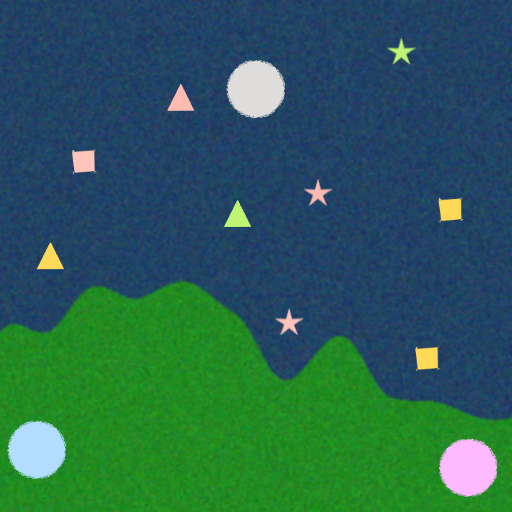
#> input picture 8.png, 512 x 512 px
$ python main.py
#> lines starting #> are read from the running program, lines starting #| are printed output that depends on the picture; after the words box and inside, x2 and y2 are one past the last pixel; in counts of white or black regions, pixels touching at a corner belong together
### image_ocean_segmentation.py
import numpy as np
import cv2 as cv
import os

def land_ocean_segmentation(img_path):
    img = cv.imread(img_path)
    img_blur = cv.bilateralFilter(img,20,25,75)
    #d = increase for noise reduction
    #sigma_color = Small value (e.g., 10–50): Only pixels with very similar colors will blur together. This keeps edges extremely sharp.
    #simga_space = Large value: Distant pixels (within the diameter $d$) will have more influence on the result.


    lower_limit_green = np.array([25, 120, 25])
    upper_limit_green = np.array([50,160, 50])

    lower_limit_blue = np.array([90,50,20])
    upper_limit_blue = np.array([150,80, 50])

    mask_1 = cv.inRange(img_blur, lower_limit_green, upper_limit_green)
    mask_2 = cv.inRange(img_blur, lower_limit_blue, upper_limit_blue)
    img[mask_1 > 0 ] = [0,255,255]
    img[mask_2 > 0 ] = [255,255,0]

    return img

### rescue_camp_detection.py
import cv2 as cv
import numpy as np

def rescue_camp_detection(img_path, segmented_image):
    detected_camps = []
    img = cv.imread(img_path)
    blur_img = cv.medianBlur(img, 3)
    gray = cv.cvtColor(img, cv.COLOR_BGR2GRAY)
    gray = cv.medianBlur(gray, 7)
    circles = cv.HoughCircles(gray, cv.HOUGH_GRADIENT, 1, 50, param1=50, param2=25, minRadius=0, maxRadius=0)

    circles = np.uint16(np.around(circles))
    for (x, y, r) in circles[0, :]:
        cv.circle(img, (x, y), r, (0, 255, 0), 3)

    color_map = {
        (255, 161, 230): "Pink Camp",
        (255, 186, 254): "Pink Camp",
        (255, 177, 253): "Pink Camp",
        (255, 176, 136): "Blue Camp",
        (255, 205, 171): "Blue Camp",
        (255, 221, 179): "Blue Camp",
        (218, 218, 221): "Grey Camp",
        (220, 220, 223): "Grey Camp"

    }


    for (x, y, r) in circles[0, :]:
        b, g, r = blur_img[y, x]
        center_color = (b, g, r)
        label = color_map.get(center_color, "Unknown")

        cv.putText(segmented_image, label, (x - 20, y - 40),
                   cv.FONT_HERSHEY_SIMPLEX, 0.5, (0, 0, 0), 1)

        # ... inside your loop ...
        detected_camps.append({
            'color': label.replace(" Camp", ""),  # Clean the string to just "Pink", "Blue", etc.
            'loc': (x, y),
            'assigned': []  # Initialize empty list for assignments later
        })


        print(f"Detected {label} at center: {x}, {y} with color {center_color}" )

    return detected_camps , segmented_image

### casualties_detection.py
import cv2
import cv2 as cv
import numpy as np
import os

def casualties_detection(img_path, step_2_img):
    img = cv.imread(img_path)
    detected_casualties = []

    if img is None:
        return
    gray = cv.cvtColor(img, cv.COLOR_BGR2GRAY)

    _, thresh = cv.threshold(gray, 160, 255, cv.THRESH_BINARY)

    contours, _ = cv.findContours(
        thresh, cv.RETR_EXTERNAL, cv.CHAIN_APPROX_SIMPLE
    )

    filtered_contours = []
    for cnt in contours:
        if cv.contourArea(cnt) < 400:
            filtered_contours.append(cnt)

    for cnt in filtered_contours:
        peri = cv.arcLength(cnt, True)
        approx = cv.approxPolyDP(cnt, 0.04 * peri, True)
        corners = len(approx)

        M = cv.moments(cnt)
        if M["m00"] == 0:
            continue

        cX = int(M["m10"] / M["m00"])
        cY = int(M["m01"] / M["m00"])

        (x, y), radius = cv.minEnclosingCircle(cnt)
        cX, cY = int(x), int(y)

        if corners == 3:
            shape = "Elder"
        elif corners == 4:
            shape = "Adult"
        elif corners in [8, 10, 12]:
            shape = "Child"
        else:
            shape = "Unknown"

        b , g , r = img[cY, cX]
        center_color = (b,g,r)
        color_map = {
            (117, 246, 193): "Safe",
            (115,245,191): "Safe",
            (114,244,190): "Safe",
            (89, 218, 255): "Mild",
            (79,216,255): "Mild",
            (159,167,255): "Severe",
            (177, 186, 255): "Severe",
            (187, 197, 255): "Severe"
            }
        label = color_map.get(center_color, "Unknown")

        detected_casualties.append({
            'loc': (cX, cY),
            'type': shape,
            'severity': label
        })

        print(f"Found {shape} at ({cX}, {cY}) with {label}  and {center_color}")

        cv.putText(
            step_2_img,
            f"{shape},{label}",
            (cX - 20, cY - 20),
            cv.FONT_HERSHEY_SIMPLEX,
            0.4,
            (0, 0, 0),
            1
        )

    cv.drawContours(step_2_img, filtered_contours, -1, (0, 0, 0), 1)


    return detected_casualties, step_2_img

### casualties_assignment.py
import numpy as np
import math
import cv2 as cv

CAMP_CAPACITIES = {
    "Pink": 3,
    "Blue": 4,
    "Grey": 2
}


CITIZEN_PRIORITY_MAP = {"Child": 3, "Elder": 2, "Adult": 1}
EMERGENCY_PRIORITY_MAP = {"Severe": 3, "Mild": 2, "Safe": 1}


def calculate_distance(p1, p2):
    return math.sqrt((int(p1[1]) - int(p2[1])) ** 2 + (int(p1[0]) - int(p2[0])) ** 2)


def assign_casualties(casualties, camps, img):
    """
    casualties: List of dicts {'id': 0, 'loc': (x,y), 'type': 'Child', 'severity': 'Severe'}
    camps: List of dicts {'color': 'Pink', 'loc': (x,y), 'assigned': []}
    """
    for cas in casualties:
        p_type = CITIZEN_PRIORITY_MAP.get(cas['type'])
        em_prio = EMERGENCY_PRIORITY_MAP.get(cas['severity'])

        cas['priority_score'] = p_type * em_prio
        cas['raw_p_type'] = p_type
        cas['raw_em_prio'] = em_prio

    # 2. Sort Casualties
    # Strategy: High Priority gets first choice of the closest camp.
    # Sort by Priority Score (Desc), then Emergency Score (Desc) as tie-breaker.
    def assignment_order(casualties):
        return (casualties['priority_score'], casualties['raw_em_prio'])

    sorted_casualties = sorted(casualties, key=assignment_order, reverse=True)


    # 3. Assignment Logic
    for cas in sorted_casualties:
        best_camp = None
        min_score = float('inf')  # We want to minimize distance for the high priority targets

        for camp in camps:
            camp_name = camp['color']

            # Check Capacity
            if len(camp['assigned']) < CAMP_CAPACITIES.get(camp_name, 0):
                dist = calculate_distance(cas['loc'], camp['loc'])

                score = dist

                if score < min_score:
                    min_score = score
                    best_camp = camp

        if best_camp:
            best_camp['assigned'].append(cas)
            print(f"Assigned {cas['type']} ({cas['severity']}) to {best_camp['color']} Camp. (Dist: {min_score:.2f})")

            # drwaing arrows
            cv.arrowedLine(img, cas['loc'], best_camp['loc'], (0,0,255), 2)
        else:
            print(f"CRITICAL: No space left for {cas['type']} at {cas['loc']}")


    return camps, img


# [12 lines left out: function calculate_rescue_ratio, not called in this run]

### main.py
import cv2
import cv2 as cv
import numpy as np
import os
import casualties_detection as casualties_detection
import rescue_camp_detection as rescue_camp_detection
import image_ocean_segmentation as image_ocean_segmentation
import casualties_assignment as casualties_assignment

def final_run(img_path):
    segmented_image = image_ocean_segmentation.land_ocean_segmentation(img_path)
    detected_camps , step_2_img = rescue_camp_detection.rescue_camp_detection(img_path, segmented_image)
    detected_casualties , step_3_img = casualties_detection.casualties_detection(img_path, step_2_img)
    step3img = step_3_img.copy()
    camps, step_4_img = casualties_assignment.assign_casualties(detected_casualties, detected_camps, step_3_img)

    return camps, step_4_img

camps, step_4_img = final_run("8.png")
#> in land_ocean_segmentation, img is the input picture: shape (512, 512, 3); mean B, G, R 84.6, 94.7, 41.2
#> in land_ocean_segmentation, `mask_1 = cv.inRange(img_blur, lower_limit_green, upper_limit_green)`:
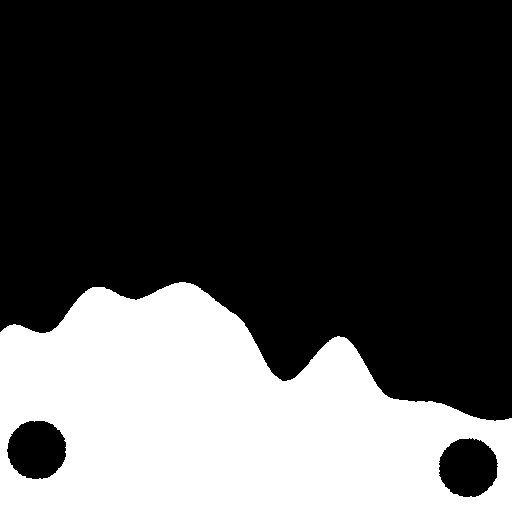
#> mask_1: shape (512, 512); 30.6% white; 1 white region, box (x1, y1, x2, y2) and area: (0, 282, 512, 512) 80095
#> in land_ocean_segmentation, `mask_2 = cv.inRange(img_blur, lower_limit_blue, upper_limit_blue)`: mask_2: shape (512, 512); 64.8% white; 11 black regions, largest, box (x1, y1, x2, y2) and area: (0, 280, 512, 512) 86128, (226, 60, 285, 119) 2695, (438, 198, 463, 223) 500
#> in rescue_camp_detection, `gray = cv.cvtColor(img, cv.COLOR_BGR2GRAY)`:
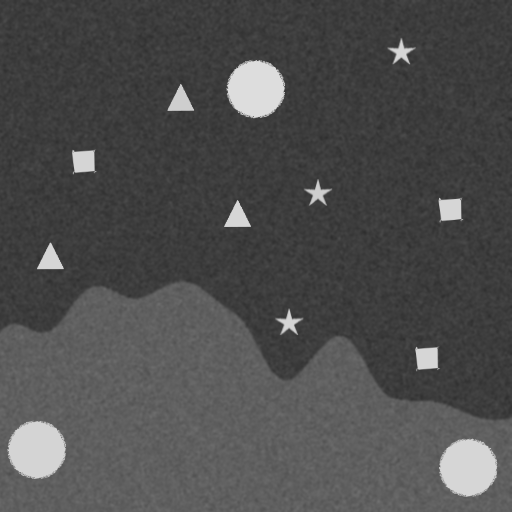
#> gray: shape (512, 512); min 45, max 221, mean 77.5
#> in rescue_camp_detection, `circles = cv.HoughCircles(gray, cv.HOUGH_GRADIENT, 1, 50, param1=50, p..`: circles = [[36.5, 448.5, 28.6], [255.5, 87.5, 28.6], [466.5, 467.5, 28]]
#> in rescue_camp_detection, `circles = np.uint16(np.around(circles))`: circles = [[36, 448, 29], [256, 88, 29], [466, 468, 28]]
#> the loop in rescue_camp_detection, `for (x, y, r) in circles[0, :]:` made 3 passes
#> after the loop in rescue_camp_detection, `for (x, y, r) in circles[0, :]:`:
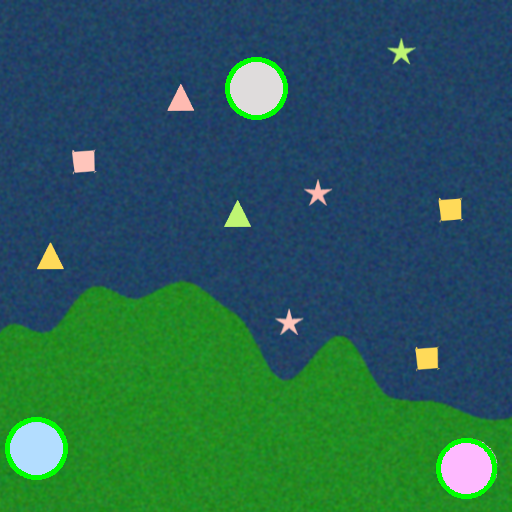
#> img: shape (512, 512, 3); 1.04% of pixels changed, all inside (x1, y1, x2, y2) = (5, 57, 497, 499)
#> the loop in rescue_camp_detection, `for (x, y, r) in circles[0, :]:` made 3 passes
#> (x, y, b, g, center_color, label) on passes 1 to 3: (36, 448, 255, 221, (255, 221, 179), 'Blue Camp'), (256, 88, 220, 220, (220, 220, 223), 'Grey Camp'), (466, 468, 255, 186, (255, 186, 254), 'Pink Camp')
#| Detected Blue Camp at center: 36, 448 with color (255, 221, 179)
#| Detected Grey Camp at center: 256, 88 with color (220, 220, 223)
#| Detected Pink Camp at center: 466, 468 with color (255, 186, 254)
#> after the loop in rescue_camp_detection, `for (x, y, r) in circles[0, :]:`:
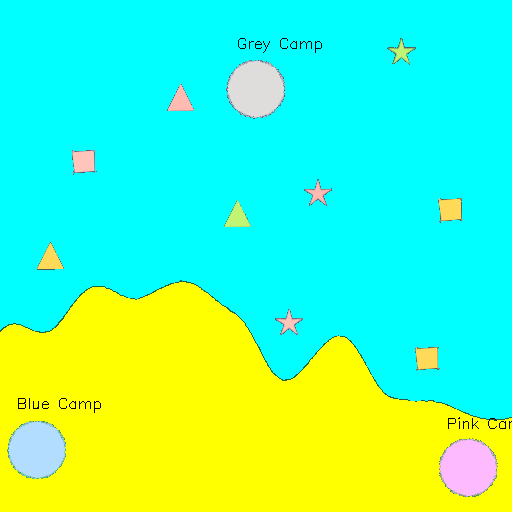
#> segmented_image: shape (512, 512, 3); mean B, G, R 174.1, 251.8, 87.1
#> after the loop in rescue_camp_detection, `for (x, y, r) in circles[0, :]:`: detected_camps = 3 items
#> in casualties_detection, `_, thresh = cv.threshold(gray, 160, 255, cv.THRESH_BINARY)`: thresh: shape (512, 512); 4.1% white; 14 white regions (2 under 20 px)
#> in casualties_detection, `contours, _ = cv.findContours( thresh, cv.RETR_EXTERNAL, cv.CHAIN_APPR..`: contours = 14 contours, 2 with area under 20; largest, box (x1, y1, x2, y2) and area: (8, 421, 66, 479) 2491, (439, 439, 497, 497) 2480, (227, 60, 285, 118) 2466, (416, 347, 439, 369) 392, (439, 198, 461, 221) 390
#> the loop in casualties_detection, `for cnt in contours:` made 14 passes
#> cnt on passes 6, 11: [[462, 219]], [[238, 112]]
#> after the loop in casualties_detection, `for cnt in contours:`: filtered_contours = 11 contours, 2 with area under 20; largest, box (x1, y1, x2, y2) and area: (416, 347, 439, 369) 392, (439, 198, 461, 221) 390, (72, 150, 96, 172) 382, (168, 84, 194, 111) 336, (224, 200, 251, 227) 333
#> the loop in casualties_detection, `for cnt in filtered_contours:` made 11 passes
#> (peri, approx, corners, x, y, radius) on passes 1, 3, 5, 6, 8, 10: (85.31, [[416, 347], [418, 368], [438, 368], [436, 348]], 4, 427, 357.5, 15.21), (86.77, [[50, 243], [37, 268], [63, 268]], 3, 50, 258.9, 15.88), (88.77, [[237, 200], [224, 226], [250, 226]], 3, 237, 216.2, 16.25), (82.73, [[439, 198], [442, 220], [460, 218], [459, 199]], 4, 449.5, 208, 14.5), (87.56, [[73, 150], [74, 171], [95, 171], [93, 151]], 4, 84, 160.5, 15.21), (87.36, [[180, 84], [168, 110], [193, 110]], 3, 180.5, 100, 16.01)
#> (peri, corners, x, y, radius, shape) on passes 2, 7, 11: (95.5, 10, 288.5, 322.7, 12.73, 'Child'), (93.25, 10, 317.5, 193.3, 12.28, 'Child'), (95.74, 10, 401.8, 52.62, 12.65, 'Child')
#| Found Adult at (427, 357) with Mild  and (89, 218, 255)
#| Found Child at (288, 322) with Severe  and (187, 197, 255)
#| Found Elder at (50, 258) with Mild  and (89, 218, 255)
#| Found Elder at (237, 216) with Safe  and (115, 245, 191)
#| Found Adult at (449, 208) with Mild  and (89, 218, 255)
#| Found Child at (317, 193) with Severe  and (177, 186, 255)
#| Found Adult at (84, 160) with Severe  and (187, 197, 255)
#| Found Elder at (180, 100) with Severe  and (177, 186, 255)
#> (further printed lines are left out)
#> after the loop in casualties_detection, `for cnt in filtered_contours:`:
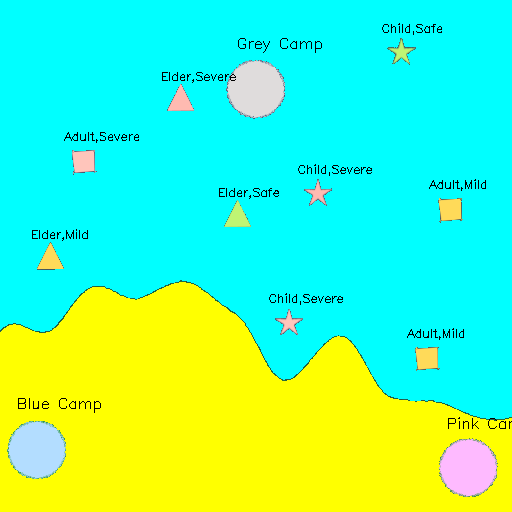
#> step_2_img: shape (512, 512, 3); 0.58% of pixels changed, all inside (x1, y1, x2, y2) = (32, 23, 486, 340)
#> after the loop in casualties_detection, `for cnt in filtered_contours:`: detected_casualties = 9 items
#> in casualties_detection, `cv.drawContours(step_2_img, filtered_contours, -1, (0, 0, 0), 1)`:
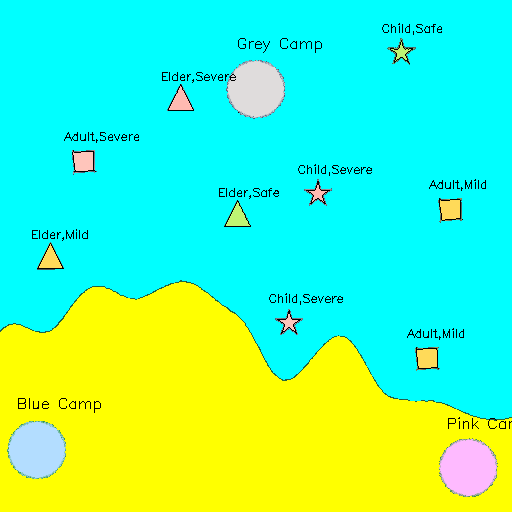
#> step_2_img: shape (512, 512, 3); 0.27% of pixels changed, all inside (x1, y1, x2, y2) = (37, 40, 463, 369)
#> the loop in assign_casualties, `for cas in casualties:` made 9 passes
#> (p_type, em_prio) on passes 1 to 9: (1, 2), (3, 3), (2, 2), (2, 1), (1, 2), (3, 3), (1, 3), (2, 3), (3, 1)
#> the loop in assign_casualties, `for cas in sorted_casualties:` made 9 passes
#| Assigned Child (Severe) to Pink Camp. (Dist: 230.22)
#| Assigned Child (Severe) to Grey Camp. (Dist: 121.43)
#| Assigned Elder (Severe) to Grey Camp. (Dist: 76.94)
#| Assigned Elder (Mild) to Blue Camp. (Dist: 190.52)
#| Assigned Adult (Severe) to Blue Camp. (Dist: 291.97)
#| Assigned Child (Safe) to Pink Camp. (Dist: 421.05)
#| Assigned Adult (Mild) to Pink Camp. (Dist: 117.65)
#| Assigned Adult (Mild) to Blue Camp. (Dist: 477.67)
#> (further printed lines are left out)
#> after the loop in assign_casualties, `for cas in sorted_casualties:`:
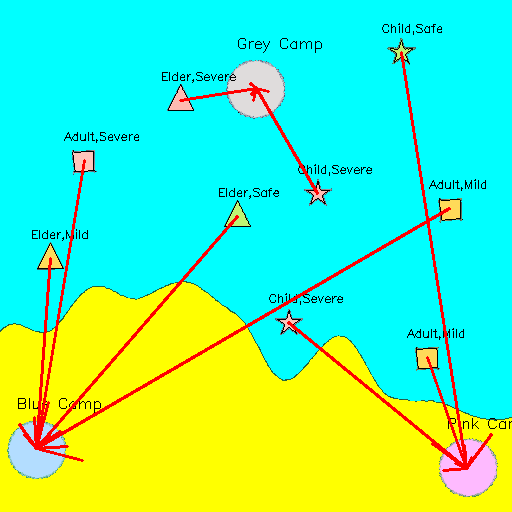
#> img: shape (512, 512, 3); mean B, G, R 167.7, 242.7, 90
#> in final_run, `camps, step_4_img = casualties_assignment.assign_casualties(detected_c..`: camps = 3 items
#> camps = 3 items
cv.imshow("Camps", step_4_img)
print(camps)
#> (printed output is left out)
cv.waitKey(0)
cv.destroyAllWindows()

for img_path in os.listdir("./"):
    if img_path.endswith(".png"):
        final_run(img_path)
#> the loop in rescue_camp_detection (call 2), `for (x, y, r) in circles[0, :]:` made 3 passes
#> the loop in rescue_camp_detection (call 2), `for (x, y, r) in circles[0, :]:` made 3 passes
#| Detected Blue Camp at center: 36, 448 with color (255, 221, 179)
#| Detected Grey Camp at center: 256, 88 with color (220, 220, 223)
#| Detected Pink Camp at center: 466, 468 with color (255, 186, 254)
#> the loop in casualties_detection (call 2), `for cnt in contours:` made 14 passes
#> the loop in casualties_detection (call 2), `for cnt in filtered_contours:` made 11 passes
#| Found Adult at (427, 357) with Mild  and (89, 218, 255)
#| Found Child at (288, 322) with Severe  and (187, 197, 255)
#| Found Elder at (50, 258) with Mild  and (89, 218, 255)
#| Found Elder at (237, 216) with Safe  and (115, 245, 191)
#| Found Adult at (449, 208) with Mild  and (89, 218, 255)
#| Found Child at (317, 193) with Severe  and (177, 186, 255)
#| Found Adult at (84, 160) with Severe  and (187, 197, 255)
#| Found Elder at (180, 100) with Severe  and (177, 186, 255)
#> (further printed lines are left out)
#> the loop in assign_casualties (call 2), `for cas in casualties:` made 9 passes
#> the loop in assign_casualties (call 2), `for cas in sorted_casualties:` made 9 passes
#| Assigned Child (Severe) to Pink Camp. (Dist: 230.22)
#| Assigned Child (Severe) to Grey Camp. (Dist: 121.43)
#| Assigned Elder (Severe) to Grey Camp. (Dist: 76.94)
#| Assigned Elder (Mild) to Blue Camp. (Dist: 190.52)
#| Assigned Adult (Severe) to Blue Camp. (Dist: 291.97)
#| Assigned Child (Safe) to Pink Camp. (Dist: 421.05)
#| Assigned Adult (Mild) to Pink Camp. (Dist: 117.65)
#| Assigned Adult (Mild) to Blue Camp. (Dist: 477.67)
#> (further printed lines are left out)
        cv.imshow(f"camps{img_path}", step_4_img)
        cv.waitKey(0)
        cv.destroyAllWindows()
#> pass 2 of the loop `for img_path in os.listdir("./"):`:
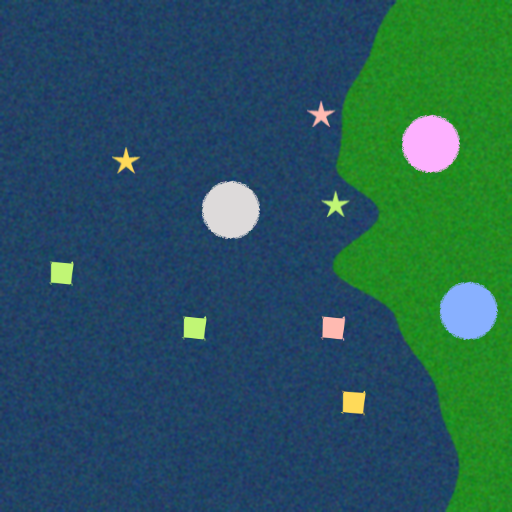
#> input picture 9.png, 512 x 512 px
#> in land_ocean_segmentation, img is the input picture: shape (512, 512, 3); mean B, G, R 90.2, 87.6, 40
#> mask_1: shape (512, 512); 22% white; 1 white region, box (x1, y1, x2, y2) and area: (333, 0, 512, 512) 57680
#> mask_2: shape (512, 512); 73.6% white; 9 black regions, largest, box (x1, y1, x2, y2) and area: (332, 0, 512, 512) 63590, (202, 181, 260, 239) 2692, (49, 261, 74, 286) 496
#> thresh: shape (512, 512); 3.8% white; 13 white regions (3 under 20 px)
#> contours = 13 contours, 3 with area under 20; largest, box (x1, y1, x2, y2) and area: (402, 115, 460, 173) 2476, (202, 181, 260, 239) 2454, (440, 282, 497, 340) 2318, (51, 262, 73, 284) 396, (184, 317, 206, 339) 393
#> the loop in casualties_detection (call 3), `for cnt in contours:` made 13 passes
#> cnt on passes 2, 5, 6: [[343, 339]], [[441, 301]], [[459, 283]]
#> after the loop in casualties_detection (call 3), `for cnt in contours:`: filtered_contours = 10 contours, 3 with area under 20; largest, box (x1, y1, x2, y2) and area: (51, 262, 73, 284) 396, (184, 317, 206, 339) 393, (343, 391, 365, 414) 392, (323, 317, 345, 339) 386, (324, 192, 347, 217) 164, (115, 149, 138, 172) 161, (310, 103, 333, 126) 156
#> the loop in casualties_detection (call 3), `for cnt in filtered_contours:` made 10 passes
#> (peri, approx, corners, x, y, radius) on passes 1, 3, 4, 7: (82.73, [[364, 391], [344, 392], [343, 411], [361, 413]], 4, 353.5, 401, 14.5), (82.14, [[324, 317], [323, 336], [341, 338], [344, 318]], 4, 333.5, 327, 13.83), (83.31, [[185, 317], [184, 336], [203, 338], [205, 317]], 4, 194.6, 326.6, 14.16), (83.31, [[52, 262], [51, 282], [70, 283], [72, 262]], 4, 61.5, 272, 14.5)
#> (printed output is left out)
#> after the loop in casualties_detection (call 3), `for cnt in filtered_contours:`:
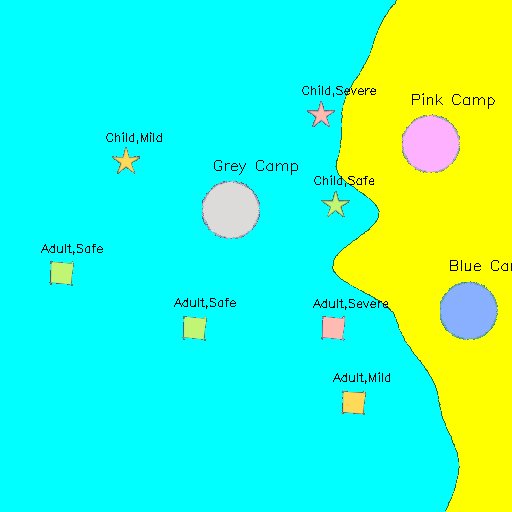
#> step_2_img: shape (512, 512, 3); mean B, G, R 195.3, 250.4, 63.9
#> after the loop in casualties_detection (call 3), `for cnt in filtered_contours:`: detected_casualties = 7 items
#> the loop in assign_casualties (call 3), `for cas in casualties:` made 7 passes
#> (p_type, em_prio) on passes 1 to 6: (1, 2), (1, 3), (1, 1), (1, 1), (3, 1), (3, 2)
#> the loop in assign_casualties (call 3), `for cas in sorted_casualties:` made 7 passes
#| Assigned Child (Severe) to Pink Camp. (Dist: 113.05)
#| Assigned Child (Mild) to Grey Camp. (Dist: 117.69)
#| Assigned Adult (Severe) to Blue Camp. (Dist: 136.07)
#| Assigned Child (Safe) to Grey Camp. (Dist: 101.18)
#| Assigned Adult (Mild) to Blue Camp. (Dist: 146.65)
#> (further printed lines are left out)
#> after the loop in assign_casualties (call 3), `for cas in sorted_casualties:`:
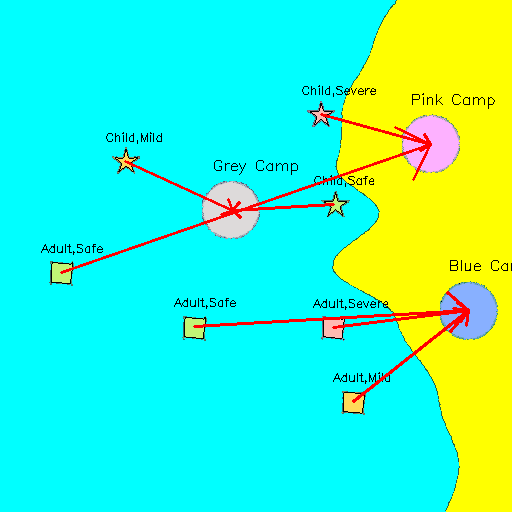
#> img: shape (512, 512, 3); mean B, G, R 192, 246.3, 65.7

#> (the run stopped early here; a loop or call above may not have finished)
